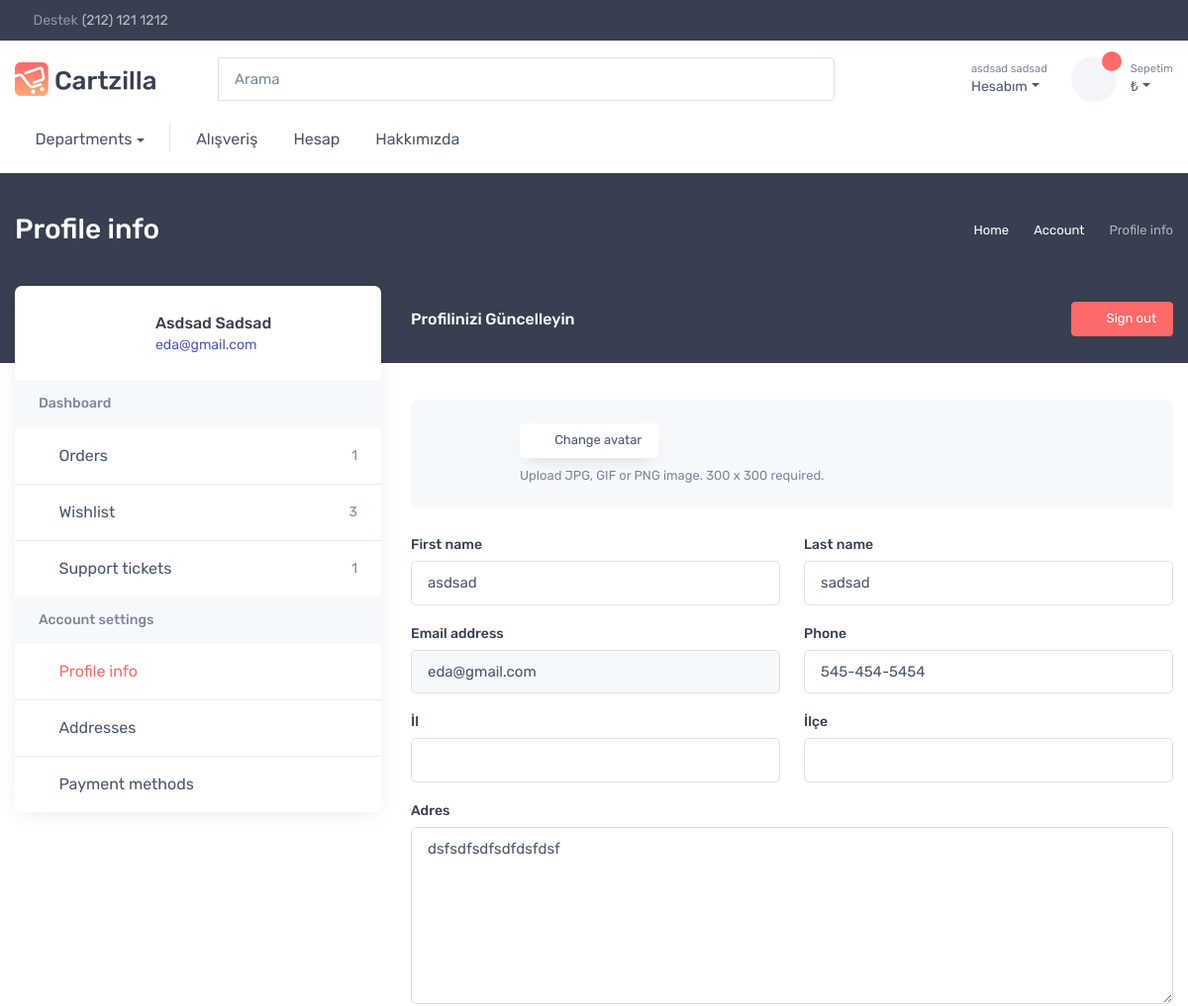
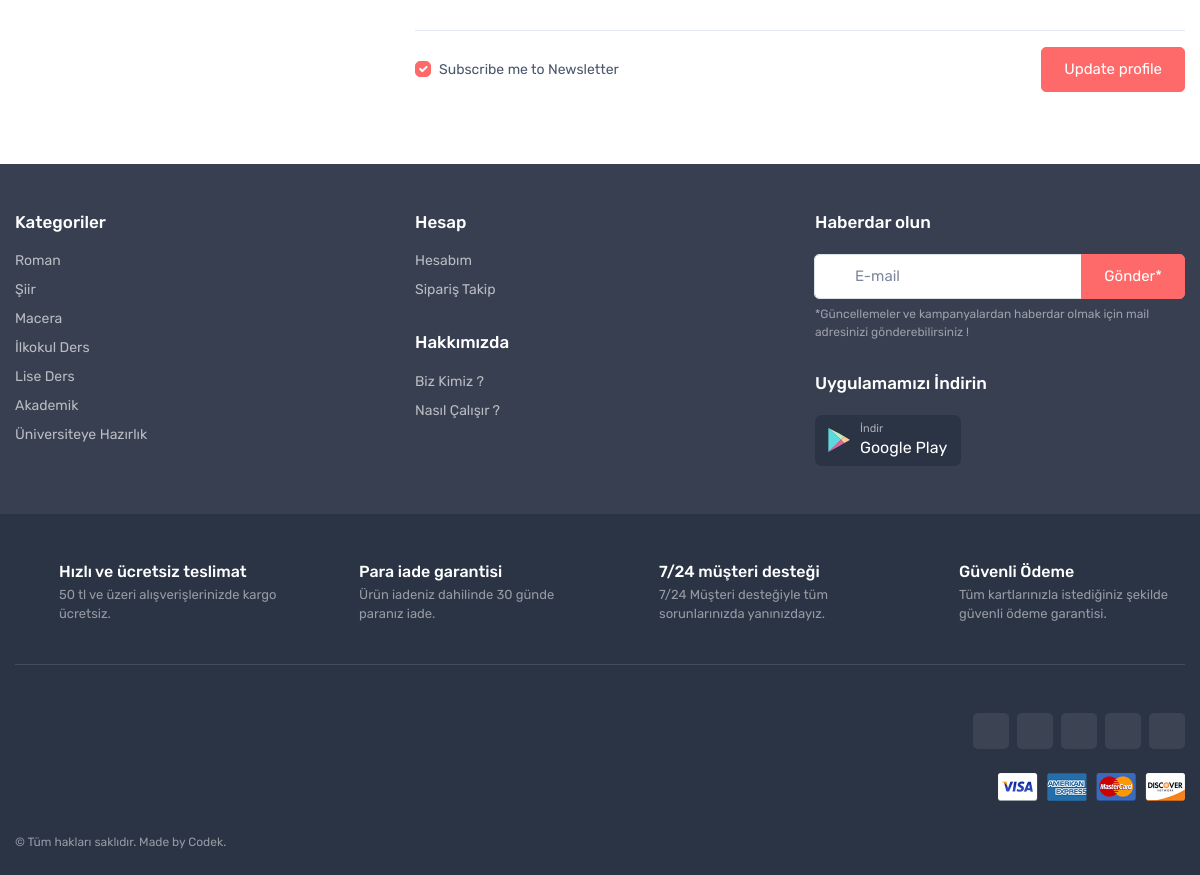
The app's page /kullanici/profile/ (signed in) with its own data (2 pictures, top to bottom).
### kullanici/models.py (models this page shows, shortened)
class User(AbstractUser):
    first_name = models.CharField(_('first name'), max_length=150, blank=True,validators=[name_validator])
    last_name = models.CharField(_('last name'), max_length=150, blank=True,validators=[name_validator])
    email = models.EmailField(_('email address'), blank=True,validators=[email_validator],unique=True)
    password = models.CharField(_('password'), max_length=128,validators=[pass_validator])
    adres = models.TextField(max_length=500, blank=False)
    il = models.CharField(max_length=40, blank=False,validators=[])
    ilce = models.CharField(max_length=40, blank=False,validators=[])
    phone = models.CharField( max_length=12,validators=[phone_validator],unique=True)

### kullanici/views.py (the view, shortened to what this page needs)
# urls.py: path("profile/",ProfileView,name="profile"),
@login_required(login_url=reverse_lazy('login'))
def ProfileView(request):
    if request.method == "GET":#update view
        user = User.objects.get(username=request.user.username)
        print("PROFİL IMAGE",user.profile.image)
        initial = {'first_name': user.first_name, 'last_name': user.last_name,
                   'email': user.email, 'phone': user.phone,'il':user.il.replace("i","İ").upper(),'ilce':user.ilce.replace("i","İ").upper(),'adres':user.adres,'resim':user.profile.image}
        form = ProfilUpdateForm(initial=initial)
        print("Burada")
        return render(request, "kullanici/profile/profile.html", {'form': form})

### kullanici/forms.py
class ProfilUpdateForm(forms.ModelForm):
    il = IlIlceChoiceField(label="İl")
    ilce = IlIlceChoiceField(label="İlçe",widget=forms.Select())
    resim = forms.ImageField()
    class Meta:
        model = User
        fields = ['resim','first_name','last_name','email','phone','il','ilce','adres']
    def __init__(self,*args,**kwargs):
        super(ProfilUpdateForm, self).__init__(*args,**kwargs)
        for field in self.fields:
            self.fields[field].widget.attrs = {'class':'form-control'}
        self.fields["resim"].required = False
        self.fields["first_name"].widget.attrs["placeholder"] = "Adınız"
        self.fields["last_name"].widget.attrs["placeholder"] = "Soyadınız"
        self.fields["email"].widget.attrs["readonly"] = True
        self.fields["phone"].widget.attrs["placeholder"] = "(5__)-___-____"
        self.fields["phone"].widget.attrs["class"] += " input-mask"
        self.fields['adres'].widget.attrs['rows'] = 7

### templates/kullanici/profile/profile.html (shortened to what this page needs)
{% extends 'kullanici/profile/profile_base.html' %}
{% load static %}
{% block profile_body %}
<form xmlns="http://www.w3.org/1999/html" method="POST" action="{% url 'profile' %}" enctype="multipart/form-data">
    {% for field in form %}
   {% if field.name == 'resim' and request.user.profile.image != 'default.jpg' %}
   <div class="bg-secondary rounded-3 p-4 mb-4">
       <div class="d-flex align-items-center">
                <div class="ps-3">
                  <label class="btn btn-light btn-shadow btn-sm mb-2  btn-file">
                  <i class="ci-loading me-2"></i>Change avatar <input type="file" name="resim" id="id_resim" style="display: none;">
                </label>
                  <div class="p mb-0 fs-ms text-muted">Upload JPG, GIF or PNG image. 300 x 300 required.</div>
                </div>
              </div>
            </div>
  <div class="row gx-4 gy-3">
      {% elif field.name == 'adres' %}
      <div class="col-md-12">
                <label class="form-label" for={{ field.id_for_label }}>{{ field.label }}</label>
                {{ field }}
              </div>
{% else %}
              <div class="col-md-6">
                <label class="form-label" for={{ field.id_for_label }}>{{ field.label }}</label>
                {{ field }}
              </div>
              {% endif %}
              {% endfor %}
   </div>
  <br>
              <div class="col-12">
                <hr class="mt-2 mb-3">
                <div class="d-flex flex-wrap justify-content-between align-items-center">
                  <div class="form-check">
                    <input class="form-check-input" type="checkbox" id="subscribe_me" checked>
                    <label class="form-check-label" for="subscribe_me">Subscribe me to Newsletter</label>
                  </div>
                  <input class="btn btn-primary mt-3 mt-sm-0" type="submit" value="Update profile">
                </div>
              </div>
            </div>
{% endblock %}

### templates/kullanici/profile/profile_base.html (shortened to what this page needs)
 {% extends 'base/base.html' %}
 {% load static %}
{% block css %}
 <link rel="stylesheet" media="screen" href="{% static 'css/kullanici/profile.css' %}">
 {% endblock %}
 {% block body %}
    <div class="page-title-overlap bg-dark pt-4">
      <div class="container d-lg-flex justify-content-between py-2 py-lg-3">
        <div class="order-lg-2 mb-3 mb-lg-0 pt-lg-2">
          <nav aria-label="breadcrumb">
            <ol class="breadcrumb breadcrumb-light flex-lg-nowrap justify-content-center justify-content-lg-start">
              <li class="breadcrumb-item"><a class="text-nowrap" href="index.html"><i class="ci-home"></i>Home</a></li>
              <li class="breadcrumb-item text-nowrap"><a href="#">Account</a>
              </li>
              <li class="breadcrumb-item text-nowrap active" aria-current="page">{% block profil_navigation %} Profile info {% endblock %}</li>
            </ol>
          </nav>
        </div>
        <div class="order-lg-1 pe-lg-4 text-center text-lg-start">
          <h1 class="h3 text-light mb-0">
            {% block baslik %}
            Profile info {% endblock %}</h1>
        </div>
      </div>
    </div>
    <div class="container pb-5 mb-2 mb-md-4">
      <div class="row">
        <aside class="col-lg-4 pt-4 pt-lg-0 pe-xl-5">
          <div class="bg-white rounded-3 shadow-lg pt-1 mb-5 mb-lg-0">
            <div class="d-md-flex justify-content-between align-items-center text-center text-md-start p-4">
              <div class="d-md-flex align-items-center">
                <div class=" rounded-circle position-relative flex-shrink-0 mx-auto mb-2 mx-md-0 mb-md-0" style="width: 6.375rem;">
                  {% if request.user.profile.image != 'default.jpg' %}
                </div>
                  {% else %}
                  <p class="" id="profileImage" style="background-color:{{ request.user.profile.bg_color }}" ><span class="text text-center">{{ request.user.first_name.0}}{{request.user.last_name.0}}</span></p></div>
                  {% endif %}
                <div class="ps-md-3">
                  <h3 class="fs-base mb-0">{{ request.user.first_name|title }} {{ request.user.last_name|title }}</h3><span class="text-accent fs-sm">{{ request.user.email }}</span>
                </div>
              </div><a class="btn btn-primary d-lg-none mb-2 mt-3 mt-md-0" href="#account-menu" data-bs-toggle="collapse" aria-expanded="false">Account menu</a>
            </div>
            <div class="d-lg-block collapse" id="account-menu">
              <div class="bg-secondary px-4 py-3">
                <h3 class="fs-sm mb-0 text-muted">Dashboard</h3>
              </div>
              {% url 'destek' as destek %}
              {% url 'profile' as profile %}
              <ul class="list-unstyled mb-0">
                <li class="border-bottom mb-0"><a class="nav-link-style d-flex align-items-center px-4 py-3" href="account-orders.html"><i class="ci-bag opacity-60 me-2"></i>Orders<span class="fs-sm text-muted ms-auto">1</span></a></li>
                <li class="border-bottom mb-0"><a class="nav-link-style d-flex align-items-center px-4 py-3" href="account-wishlist.html"><i class="ci-heart opacity-60 me-2"></i>Wishlist<span class="fs-sm text-muted ms-auto">3</span></a></li>
                <li class="mb-0"><a  {% if request.path == destek %} class= "nav-link-style d-flex align-items-center px-4 py-3 active " {% else %} class= "nav-link-style d-flex align-items-center px-4 py-3" {% endif %} href="{% url 'destek' %}"><i class="ci-help opacity-60 me-2"></i>Support tickets<span class="fs-sm text-muted ms-auto">1</span></a></li>
              </ul>
              <div class="bg-secondary px-4 py-3">
                <h3 class="fs-sm mb-0 text-muted">Account settings</h3>
              </div>
              <ul class="list-unstyled mb-0">
                <li class="border-bottom mb-0"><a {% if request.path == profile %} class= "nav-link-style d-flex align-items-center px-4 py-3 active "   {% else %} class= "nav-link-style d-flex align-items-center px-4 py-3 " {% endif %} href="{% url 'profile' %}"><i class="ci-user opacity-60 me-2"></i>Profile info</a></li>
                <li class="border-bottom mb-0"><a class="nav-link-style d-flex align-items-center px-4 py-3" href="account-address.html"><i class="ci-location opacity-60 me-2"></i>Addresses</a></li>
                <li class="mb-0"><a class="nav-link-style d-flex align-items-center px-4 py-3" href="account-payment.html"><i class="ci-card opacity-60 me-2"></i>Payment methods</a></li>
              </ul>
            </div>
          </div>
        </aside>
        <section class="col-lg-8">
          <div class="d-none d-lg-flex justify-content-between align-items-center pt-lg-3 pb-4 pb-lg-5 mb-lg-3">
          {% block ust_icerik %}  <h6 class="fs-base text-light mb-0">{% block sayfa_baslik %} Profilinizi Güncelleyin {% endblock %}</h6>{% endblock %}<a class="btn btn-primary btn-sm" href="{% url 'logout' %}"><i class="ci-sign-out me-2"></i>Sign out</a>
          </div>
              {% block profile_body %}{% endblock %}
      </div>
    </div>
 {% endblock %}

### templates/base/navbar_profil.html (shortened to what this page needs)
{% load static %}
<div class="dropdown">
                    <a class="navbar-tool ms-1 ms-lg-0 me-n1 me-lg-2 " href="{% url 'login' %}" data-bs-toggle="dropdown">
                <div class="navbar-tool-icon-box"><i class="navbar-tool-icon ci-user"></i></div>
                 <div class="navbar-tool-text ms-n3"><small>{% if user.is_authenticated %} {{user.first_name}} {{user.last_name}} {% else %} Giriş Yapın {% endif %} </small>Hesabım</div></a>
                </div>

### static/css/kullanici/profile.css (style rules this page uses)
.btn-file { position: relative; overflow: hidden; }

### records on screen
User: first_name "asdsad", last_name "sadsad", user.first_name "Asdsad", user.last_name "Sadsad", user.email "eda@gmail.com", form "asdsad" "sadsad" "eda@gmail.com" "545-454-5454", form "dsfsdfsdfsdfdsfdsf"

### other values on screen
{{ field.label }} "First name" "Last name" "Email address" "Phone" "İl" "İlçe"
{{ field.label }} "Adres"
